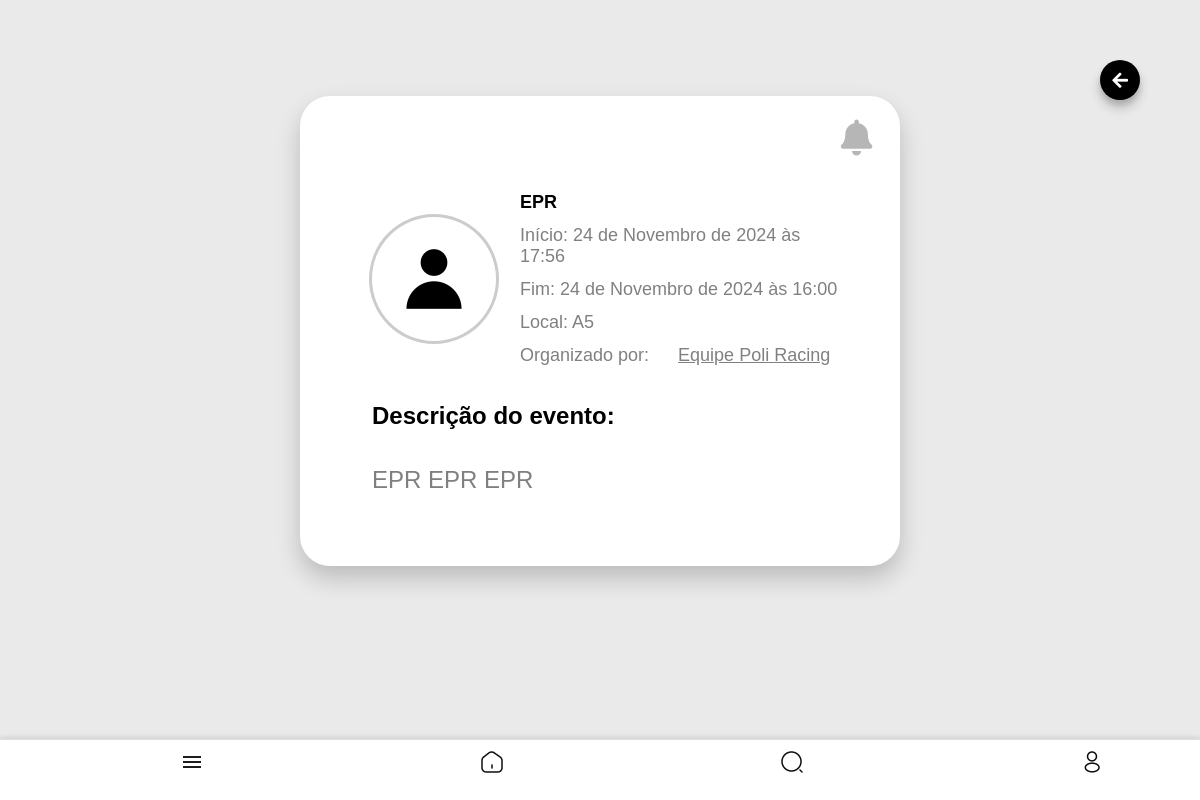
The page /eventos/12/ (signed in) on the database its author committed.
### core/models.py (models this page shows, shortened)
class Evento(models.Model):
    nome = models.CharField(max_length=255)
    descricao = models.TextField()
    data_inicio = models.DateTimeField()
    data_fim = models.DateTimeField()
    local = models.CharField(max_length=255)
    criado_por = models.ForeignKey(
        settings.AUTH_USER_MODEL,
        on_delete=models.CASCADE,
        limit_choices_to={'user_type': 'entidade'}
    )
    imagem = models.ImageField(upload_to='eventos/', null=True, blank=True)

class CustomUser(AbstractUser):
    USER_TYPE_CHOICES = (
        ('aluno', 'Aluno'),
        ('representante', 'Representante de Classe'),
        ('professor', 'Professor'),
        ('entidade', 'Entidade'),
    )
    user_type = models.CharField(max_length=20, choices=USER_TYPE_CHOICES, default='aluno')
    curso = models.CharField(max_length=100, blank=True, null=True)
    semestre = models.CharField(max_length=3, blank=True, null=True)
    departamento = models.CharField(max_length=100, blank=True, null=True)
    foto = models.ImageField(upload_to='user_photos/', blank=True, null=True, default='defaultphoto.jpg')
    email = models.EmailField(unique=True, validators=[CustomEmailValidator()])
    eventos_interesse = models.ManyToManyField('Evento', blank=True, related_name='interessados')
    is_public_profile = models.BooleanField(default=True)
    class Meta:
        verbose_name = 'Usuário'
        verbose_name_plural = 'Usuários'

### core/views.py (the view)
# urls.py: path('eventos/<int:evento_id>/', views.detalhe_evento, name='detalhe_evento'),
@login_required
def detalhe_evento(request, evento_id):
    evento = get_object_or_404(Evento, id=evento_id)
    return render(request, 'core/detalhe_evento.html', {'evento': evento})

### templates/core/detalhe_evento.html (shortened to what this page needs)
{% extends 'core/base.html' %}
{% load static %}
{% block content %}
<div class="header_event">
    <div class="actions">
        <button class="icon-btn" onclick="history.back();" style="margin-left: auto; margin-right: 5vw; margin-top: 5vw;">
            <i class="fa fa-arrow-left"></i>
        </button>
    </div>
</div>
<div class="logo">
</div>
<div class="container" style="display: flex; flex-direction: column; align-items: flex-start; text-align: left; gap: 0;">
    <div class="icon_event">
        {% if request.user == evento.criado_por %}
        <a href="{% url 'editar_evento' evento.id %}" class="icon_event_edit">
            <i class="fa fa-edit" style="font-size: 6vw; color: rgb(0, 0, 0);"></i>
        </a>
        <form action="{% url 'deletar_evento' evento.id %}" method="post" style="display:inline;" class="icon_event_delete">
            {% csrf_token %}
            <button type="submit" class="tab" style="background: none; border: none; cursor: pointer; padding: 0; margin-top: 10.6vw;">
                <i class="fa fa-trash" style="font-size: 6vw; color: rgb(0, 0, 0);"></i>
            </button>
        </form>
        {% else %}
        <form action="{% url 'toggle_interesse' evento.id %}" method="post" style="display: inline;">
            <button type="submit" style="background: none; border: none; cursor: pointer; padding: 0; margin-bottom: 9.1vw; text-align: right; margin-left: 5.5vw;">
                {% if user in evento.interessados.all %}
                    <i class="fa fa-bell" style="font-size: 6vw; color: rgb(0, 0, 0);"></i>
                {% else %}
                    <i class="fa fa-bell" style="font-size: 6vw; color: rgb(182, 182, 182);"></i>
                {% endif %}
            </button>
        </form>
        {% endif %}
    </div>
    <div class="event_main_container" style="margin-bottom: 6vw;">
        <div class="img_event">
            {% if evento.criado_por.foto %}
                <img src="{{ evento.criado_por.foto.url }}"  class="ent_img" style="width: 20vw; height: 20vw; border-radius: 50%; margin-bottom: 0">
            {% else %}
                <img src="{% static 'defaultphoto.jpg' %}" class="ent_img_default" >
            {% endif %}
        </div>
        <div class="text_event" >
            <p class="p_event" style="color: black; font-weight: bold; font-size: 4vw;">{{ evento.nome }}</p>
            <p class="p_event">Início: {{ evento.data_inicio }}</p>
            <p class="p_event">Fim: {{ evento.data_fim }}</p>
            <p class="p_event">Local: {{ evento.local }}</p>
            <p class="p_event">Organizado por:
                <a href="{% url 'view_profile' evento.criado_por.id %}" class="tab" style="font-size: 3vw; font-weight: normal; text-decoration: underline;">{{ evento.criado_por.get_full_name }}</a>
            </p>
        </div>
    </div>
    <div class="description" style=" display: flex; flex-direction: column; text-align: center; justify-content: space-between; margin-bottom: 10vh;">
        <p class="p_event" style="margin-top: 4vw; color: black; font-size: 3.5vw; margin-left: 10vw;"><strong>Descrição do evento:</strong></p>
        <p  style="margin-top: 2vw; color: grey; margin-left: 10vw; font-size: 3.5vw; margin-right: 10vw;">{{ evento.descricao }}</p>
    </div>
</div>
{% endblock %}

### media/style.css (style rules this page uses)
@media (min-width: 769px) { body { font-family: Arial, sans-serif; background-color: rgb(234, 234, 234); display: flex; flex-direction: column; align-items: center; justify-content: flex-start; min-height: 100vh; margin: 0; padding-bottom: 5vw; } }
@media (min-width: 769px) { .logo { width: 100vw; height: 2vw; border-radius: 50%; display: flex; align-items: center; justify-content: center; padding: 12vw 0 8vw 0; } }
@media (min-width: 769px) { .container { background-color: white; margin-top: 1.8vw; margin-bottom: min(10vw,180px); width: 50vw; border-radius: 2.5vw; box-shadow: 0 1vw 2vw rgba(0, 0, 0, 0.2); overflow: hidden; text-align: center; padding: 1.5vw 0 3vw 0; position: relative; transform: translateX(50%); } }
@media (min-width: 769px) { .tab { font-size: 2vw; font-weight: bold; cursor: pointer; } }
@media (min-width: 769px) { .container form { display: flex; flex-direction: column; text-align: left; gap: 2vw; width: 80%; margin: 0 auto; } }
@media (min-width: 769px) { .container form button { width: 100%; margin:auto; padding: 1vw; background-color: black; color: white; border: none; border-radius: 1vw; cursor: pointer; font-size: 2vw; } }
@media (min-width: 769px) { a { text-decoration: none; color: #000000; } }
@media (min-width: 769px) { .actions { display: flex; flex-direction: row; gap: min(10px, 2vw); justify-content: center; align-items: center; } }
@media (min-width: 769px) { .actions .icon-btn { display: flex; flex-direction: row; justify-content: center; background-color: #000; color: #fff; border: none; border-radius: 50%; width: min(40px, 8vw); height: min(40px, 8vw); font-size: min(18px, 4vw); cursor: pointer; text-decoration: none; } }
@media (min-width: 769px) { .icon-btn { background: none; border: none; font-size: min(18px, 4vw); color: #000000; cursor: pointer; text-decoration: none; display: flex; align-items: center; justify-content: center; } }
@media (min-width: 769px) { .topico-info p,a { font-size: min(12px); color: grey; } }
@media (min-width: 769px) { .p_event { margin-left: 5vw; font-size: 2.8vw; margin-bottom: 1vw; margin-top: 0; color: gray; } }
@media (min-width: 769px) { .text_event p { text-align: left; } }
@media (min-width: 769px) { .event_main_container { display: flex; flex-direction: row; justify-content: left; margin-right: 10vw; margin-left: 10vw; } }
@media (min-width: 769px) { .description p { text-align: justify; } }
@media (min-width: 769px) { .img_event { display: flex; align-items: center; justify-content: center; margin-right: 0; } }
@media (min-width: 769px) { .img_event img { width: 20vw; max-width: 200px; max-height: 200px; height: 20vw; border-radius: 50%; margin-bottom: 0; border: 2px solid transparent; box-shadow: 0 0 0 min(3px,1vw) #ccc; } }
@media (min-width: 769px) { .icon_event { margin-top: -5vw; margin-left: 80vw; margin-bottom: -5vw; display: flex; justify-content: flex-end; align-items: center; gap: 2vw; position: relative; top: 2vw; right: 2vw; width: auto; } }
@media (min-width: 769px) { .icon_event i { font-size: 6vw; cursor: pointer; / } }
@media (min-width: 769px) { .icon_event button { background: none; border: none; padding: 0; margin: 0; cursor: pointer; } }
@media (min-width: 769px) { .header_event { position: absolute; width: 100%; padding: 0; } }
@media (min-width: 769px) { .header_event button { width: 4vw; height: auto; box-shadow: 0 min(2vw,8px) min(3vw,11px) rgba(0, 0, 0, 0.2), 0 min(1vw,4px) min(1.5vw,6px) rgba(0, 0, 0, 0.12); } }

### rows shown on the page
Evento: criado_por.foto (placeholder picture), nome "EPR", data_inicio "24 de Novembro de 2024 às 17:56", data_fim "24 de Novembro de 2024 às 16:00", local "A5", criado_por.get_full_name "Equipe Poli Racing", descricao "EPR EPR EPR"
